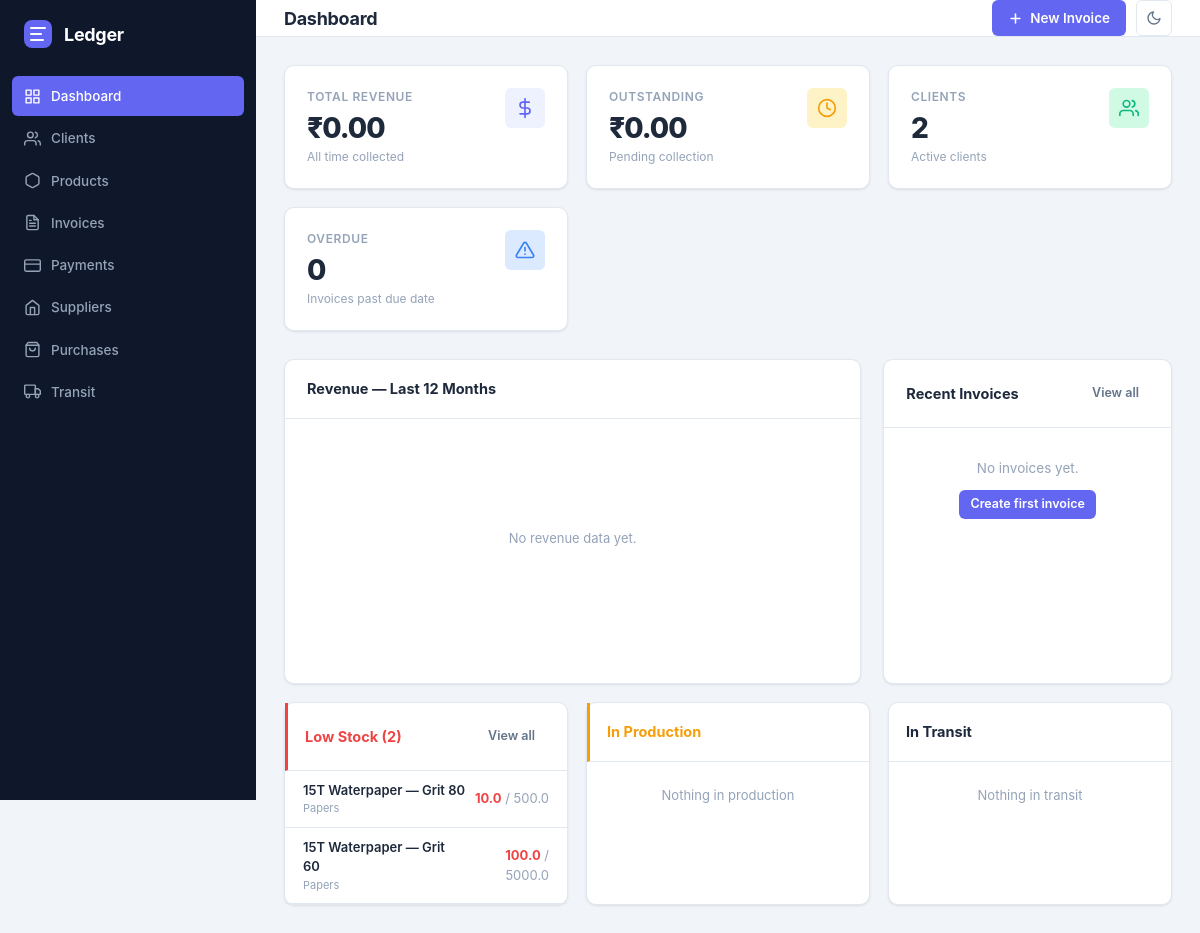
Before: / with the older database file.
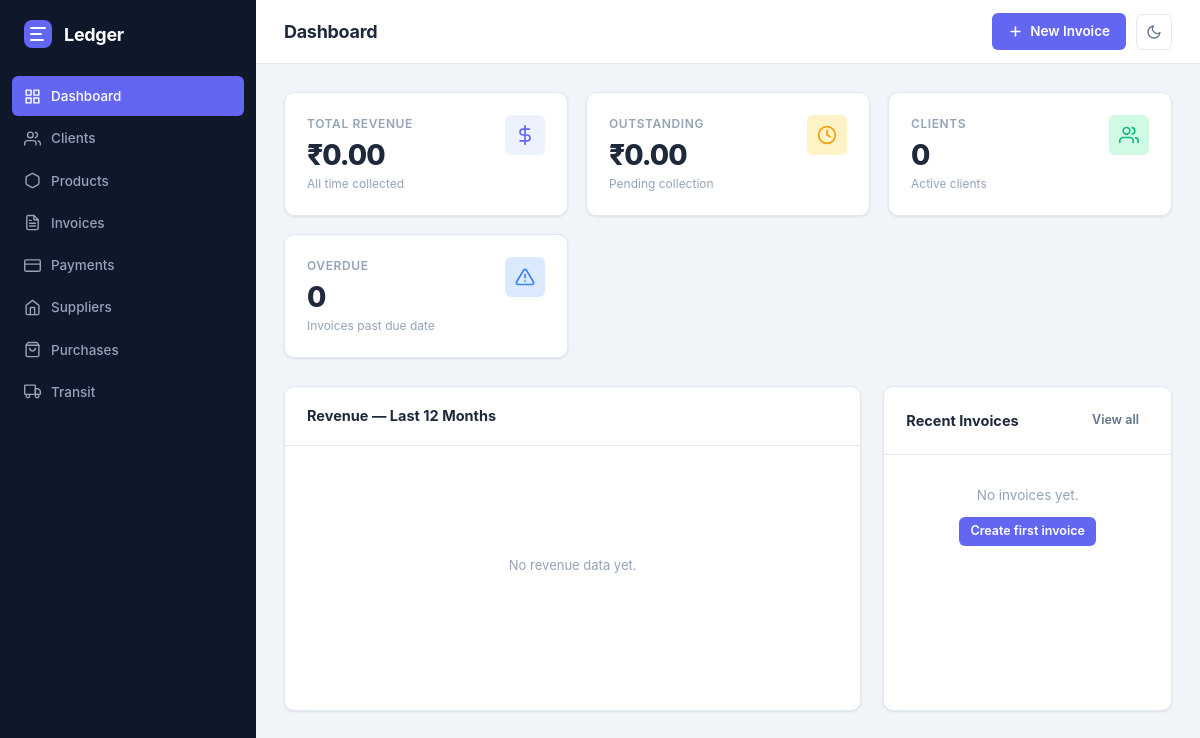
After: the same page with the newer database file.
### tables this page shows
CREATE TABLE sub_products (
            id               INTEGER PRIMARY KEY AUTOINCREMENT,
            product_id       INTEGER NOT NULL,
            name             TEXT NOT NULL,
            sku              TEXT,
            description      TEXT,
            use_parent_price INTEGER DEFAULT 0,
            unit_price       REAL DEFAULT 0,
            tax_rate         REAL DEFAULT 0,
            track_inventory  INTEGER DEFAULT 1,
            stock_qty        REAL DEFAULT 0,
            min_quantity     REAL DEFAULT 0,
            production_qty   REAL DEFAULT 0,
            in_transit_qty   REAL DEFAULT 0,
            is_active        INTEGER DEFAULT 1,
            created_at       TIMESTAMP DEFAULT CURRENT_TIMESTAMP,
            FOREIGN KEY (product_id) REFERENCES products(id) ON DELETE CASCADE
        );

CREATE TABLE products (
            id              INTEGER PRIMARY KEY AUTOINCREMENT,
            category_id     INTEGER,
            name            TEXT NOT NULL,
            sku             TEXT,
            description     TEXT,
            unit_price      REAL NOT NULL DEFAULT 0,
            tax_rate        REAL DEFAULT 0,
            track_inventory INTEGER DEFAULT 1,
            stock_qty       REAL DEFAULT 0,
            min_quantity    REAL DEFAULT 0,
            production_qty  REAL DEFAULT 0,
            in_transit_qty  REAL DEFAULT 0,
            is_active       INTEGER DEFAULT 1,
            created_at      TIMESTAMP DEFAULT CURRENT_TIMESTAMP,
            FOREIGN KEY (category_id) REFERENCES categories(id)
        );

CREATE TABLE categories (
            id          INTEGER PRIMARY KEY AUTOINCREMENT,
            name        TEXT NOT NULL,
            description TEXT,
            created_at  TIMESTAMP DEFAULT CURRENT_TIMESTAMP
        );

### app/routes/dashboard.py (the view)
@bp.route("/")
def index():
    stats        = get_dashboard_stats()
    alerts       = get_stock_alerts()
    pos_due_soon = get_pos_due_soon(days=14)
    return render_template("dashboard.html", stats=stats, alerts=alerts, pos_due_soon=pos_due_soon)

### app/__init__.py (called while the page is built, shortened)
def _format_inr(value):
    try:
        num = float(value or 0)
    except (TypeError, ValueError):
        num = 0.0
    negative = num < 0
    integer_part, decimal_part = f"{abs(num):.2f}".split(".")
    if len(integer_part) <= 3:
        formatted = integer_part
    result = f"₹{formatted}.{decimal_part}"
    return f"-{result}" if negative else result

### app/database.py (called while the page is built)
def get_db(app=None):
    from flask import current_app
    _app = app or current_app
    if "db" not in g:
        g.db = sqlite3.connect(_app.config["DATABASE"])
        g.db.row_factory = sqlite3.Row
        g.db.execute("PRAGMA foreign_keys = ON")
    return g.db

### app/templates/dashboard.html (shortened to what the changed rows need)
{% extends "base.html" %}
{% block page_title %}Dashboard{% endblock %}
{% block content %}
<div class="stats-grid">
  <div class="stat-card">
    <div class="stat-icon stat-icon-green" style="float:right">
      <svg viewBox="0 0 24 24" fill="none" stroke="currentColor" stroke-width="2" stroke-linecap="round" stroke-linejoin="round"><path d="M17 21v-2a4 4 0 0 0-4-4H5a4 4 0 0 0-4 4v2"/><circle cx="9" cy="7" r="4"/><path d="M23 21v-2a4 4 0 0 0-3-3.87M16 3.13a4 4 0 0 1 0 7.75"/></svg>
    </div>
    <div class="stat-label">Clients</div>
    <div class="stat-value">{{ stats.total_clients }}</div>
    <div class="stat-sub">Active clients</div>
  </div>
</div>
{% set low = alerts.low_stock %}
{% set prod = alerts.in_production %}
{% set transit = alerts.in_transit %}
{% if low or prod or transit %}
<div style="display:grid;grid-template-columns:1fr 1fr 1fr;gap:18px;margin-top:18px">
  <div class="card">
    <div class="card-header" style="border-left:3px solid var(--danger);padding-left:17px">
      <span class="card-title" style="color:var(--danger)">
        Low Stock{% if low %} ({{ low|length }}){% endif %}
      </span>
      <a href="{{ url_for('products.list_products') }}" class="btn btn-ghost btn-sm">View all</a>
    </div>
    {% if low %}
    <ul style="list-style:none">
      {% for item in low %}
      <li style="padding:10px 18px;border-bottom:1px solid var(--border);display:flex;justify-content:space-between;align-items:center">
        <div>
          <div style="font-weight:600;font-size:13px">
            {% if item.get('parent_name') %}{{ item.parent_name }} — {% endif %}{{ item.name }}
          </div>
          {% if item.get('category_name') %}
          <div style="font-size:11px;color:var(--text-muted)">{{ item.category_name }}</div>
          {% endif %}
        </div>
        <div style="text-align:right;font-size:13px">
          <span style="color:var(--danger);font-weight:700">{{ item.stock_qty }}</span>
          <span style="color:var(--text-muted)"> / {{ item.get('min_quantity') or item.get('parent_min_qty') }}</span>
        </div>
      </li>
      {% endfor %}
    </ul>
    {% else %}
    <div style="padding:24px;text-align:center;color:var(--text-muted);font-size:13px">All stock levels healthy</div>
    {% endif %}
  </div>
  <div class="card">
    <div class="card-header" style="border-left:3px solid var(--warning);padding-left:17px">
      <span class="card-title" style="color:var(--warning)">
        In Production{% if prod %} ({{ prod|length }}){% endif %}
      </span>
    </div>
    {% if prod %}
    <ul style="list-style:none">
      {% for item in prod %}
      <li style="padding:10px 18px;border-bottom:1px solid var(--border);display:flex;justify-content:space-between;align-items:center">
        <div>
          <div style="font-weight:600;font-size:13px">
            {% if item.get('parent_name') %}{{ item.parent_name }} — {% endif %}{{ item.name }}
          </div>
          {% if item.get('category_name') %}
          <div style="font-size:11px;color:var(--text-muted)">{{ item.category_name }}</div>
          {% endif %}
        </div>
        <span style="color:var(--warning);font-weight:700;font-size:13px">{{ item.production_qty }}</span>
      </li>
      {% endfor %}
    </ul>
    {% else %}
    <div style="padding:24px;text-align:center;color:var(--text-muted);font-size:13px">Nothing in production</div>
    {% endif %}
  </div>
  <div class="card">
    <div class="card-header" style="border-left:3px solid var(--primary);padding-left:17px">
      <span class="card-title" style="color:var(--primary)">
        In Transit{% if transit %} ({{ transit|length }}){% endif %}
      </span>
    </div>
    {% if transit %}
    <ul style="list-style:none">
      {% for item in transit %}
      <li style="padding:10px 18px;border-bottom:1px solid var(--border);display:flex;justify-content:space-between;align-items:center">
        <div>
          <div style="font-weight:600;font-size:13px">
            {% if item.get('parent_name') %}{{ item.parent_name }} — {% endif %}{{ item.name }}
          </div>
          {% if item.expected_arrival %}
          <div style="font-size:11px;color:var(--text-muted)">Expected: {{ item.expected_arrival }}</div>
          {% endif %}
        </div>
        <span style="color:var(--primary);font-weight:700;font-size:13px">{{ item.in_transit_qty }}</span>
      </li>
      {% endfor %}
    </ul>
    {% else %}
    <div style="padding:24px;text-align:center;color:var(--text-muted);font-size:13px">Nothing in transit</div>
    {% endif %}
  </div>
</div>
{% endif %}
{% endblock %}

Changed rows visible on the page:
removed sub_products: parent_name "15T Waterpaper", name "Grit 80", category_name "Papers", stock_qty "10.0", get "500.0"
removed sub_products: parent_name "15T Waterpaper", name "Grit 60", category_name "Papers", stock_qty "100.0", get "5000.0"
Other visible differences:
{{ stats.total_clients }}: "2" → "0"
{{ low|length }}: "2" → (not shown)
text no longer shown: "Low Stock ( ) View all In Production Nothing in production In Transit Nothing in transit"
